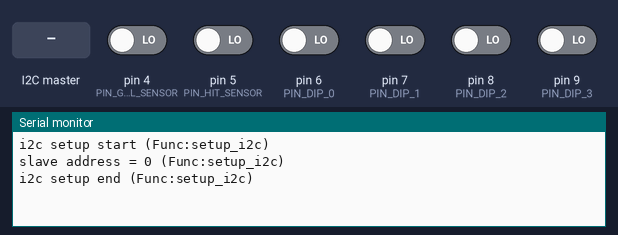
A sketch run on a simulated Arduino Uno, built with avr-gcc and run on an emulated ATmega328P. Parts: the last lines printed to the serial monitor. The inputs (shaded band) are chosen by the test bench; at power-on: pin 4 (PIN_GOAL_SENSOR), pin 5 (PIN_HIT_SENSOR), pin 6 (PIN_DIP_0), pin 7 (PIN_DIP_1), pin 8 (PIN_DIP_2), pin 9 (PIN_DIP_3) LOW.

Above: at 1.3 s.
1.4 s: the I2C master sends the byte 1
At 2.4 s:
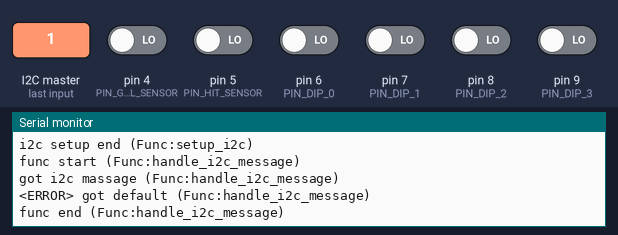
2.9 s: the I2C master sends the byte 0
At 3.03 s:
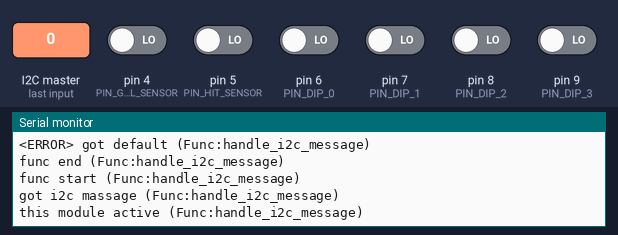

Measured:
- after the input at 1.4 s, the serial monitor: prints a new line at once (image 1)
- after the input at 2.9 s, the serial monitor: prints a new line after 0.11 s (image 2)

The sketch:

slave_template.ino
```cpp
/* slave_template.ino                      */
/* I2Cのスレーブとなるモジュールのテンプレコード */

#include "debug.h"
#include "dsub_slave_communicator.hpp"

#define PIN_GOAL_SENSOR     4   //  通過/ゴールしたことを検知するセンサのピン
#define PIN_HIT_SENSOR      5   //  当たったことを検知するセンサのピン
#define PIN_DIP_0           6   //  DIPスイッチbit0
#define PIN_DIP_1           7   //  DIPスイッチbit1
#define PIN_DIP_2           8   //  DIPスイッチbit2
#define PIN_DIP_3           9   //  DIPスイッチbit3

/* 変数宣言 */
unsigned char slv_address;      //  スレーブアドレス(0はゴールモジュール固定、それ以外は1~)
DsubSlaveCommunicator *dsubSlaveCommunicator = NULL;

void setup(void) {
  /* ここから各スレーブ共通コード */
  BeginDebugPrint();                //  デバッグ用
  /* ディップスイッチを入力として設定 */
  pinMode(PIN_DIP_0, INPUT);
  pinMode(PIN_DIP_1, INPUT);
  pinMode(PIN_DIP_2, INPUT);
  pinMode(PIN_DIP_3, INPUT);

  slv_address = ReadDipSwitch();    //  SLVアドレスを設定
  /* D-sub通信管理用インスタンスの生成 */
  dsubSlaveCommunicator = new DsubSlaveCommunicator(PIN_GOAL_SENSOR, PIN_HIT_SENSOR, slv_address);
  /* ここまで各スレーブ共通コード */

  /* ここから各モジュール独自コード */

  /* ここまで各モジュール独自コード */
}

void loop(void) {
  /* ここから各スレーブ共通コード */
  if(DsubSlaveCommunicator::is_active()){
    //D-sub関係イベント処理
    dsubSlaveCommunicator->handle_dsub_event();

    /* 各モジュール独自コードはここに書いてください */
    //hoge = fuga;

    /* 各モジュール独自コードここまで */
  }
}


/* ディップスイッチの値を10進数で読み取る */
unsigned char ReadDipSwitch(void) {
  unsigned char value = 0;

  if(digitalRead(PIN_DIP_0) == HIGH) {
    value += 1;
  }
  if(digitalRead(PIN_DIP_1) == HIGH) {
    value += 2;
  }
  if(digitalRead(PIN_DIP_2) == HIGH) {
    value += 4;
  }
  if(digitalRead(PIN_DIP_3) == HIGH) {
    value += 8;
  }

  return value;
}
```

debug.h
```cpp
/*
 * デバッグ用Serial出力
 * 参考:http://monakaice88.hatenablog.com/entry/20141227/1419634072
 */

#ifndef __DEBUG_H__
#define __DEBUG_H__

//  デバッグ出力ON/OFF用マクロ
#define DEBUG

#ifdef DEBUG
    #define BeginDebugPrint()    Serial.begin( 9600 )
    #define DebugPrint( message )\
        {\
            char __buff__[ 128 ];\
            sprintf( __buff__\
                   , "%s (Func:%s)"\
                   , message\
                   , __func__ );\
            Serial.println( __buff__ );\
            Serial.flush();\
        }
#else
    #define BeginDebugPrint()
    #define DebugPrint( message )
#endif // DEBUG
#endif // __DEBUG_H__
```

dsub_slave_communicator.cpp
```cpp
#include "dsub_slave_communicator.hpp"
#include "debug.h"
#include <Wire.h>
#include <Arduino.h>

static const int I2C_BEGIN_TRANS    = 0;     // 通信開始通知
static const int I2C_DETECT_HIT     = 1;     // コース接触通知確認通知
static const int I2C_DETECT_GOAL    = 2;     // コース通過通知確認通知
static const int I2C_CHECK_CONNECT  = 3;     // 疎通確認
static const int I2C_EMPTY          = 99;

bool DsubSlaveCommunicator::_active = false;
char DsubSlaveCommunicator::dprint_buff[128];
std::queue<int> DsubSlaveCommunicator::message_que;

/**
 * @brief コンストラクタ(ピン指定)
 * @param[in] pin_goal_detect ゴール検知ピン番号
 * @param[in] pin_hit_detect  コース接触検知ピン番号
 * @param[in] pin_goal_notify ゴール通知ピン番号
 * @param[in] pin_hit_notify  コース接触通知ピン番号
 * @param[in] adress          スレーブアドレス
 * @param[in] is_reverse_goal ゴール検知判定を反転させるか
 * @param[in] is_reverse_hit  コース接触判定を反転させるか
 * @return None
 */
DsubSlaveCommunicator::DsubSlaveCommunicator
  (int pin_goal_detect, int pin_hit_detect, unsigned char adress,
  bool is_reverse_goal, bool is_reverse_hit)
{
  //  イベント検知インスタンス生成
  goalDetecter = new PinEventDetecter(pin_goal_detect, is_reverse_goal);
  hitDetecter = new PinEventDetecter(pin_hit_detect, is_reverse_hit);
  //  ピン動作モード設定
  //  検知系は入力
  pinMode(pin_goal_detect, INPUT);
  pinMode(pin_hit_detect, INPUT);
  this->setup_i2c(adress);
  _active = false;
};

/**
 * @brief コンストラクタ(検知関数指定)
 * @param
 * @return None
 */
DsubSlaveCommunicator::DsubSlaveCommunicator
  (bool (*f_detect_goal)(void), bool (*f_detect_hit)(void), unsigned char adress)
{
  //  イベント検知インスタンス生成
  goalDetecter = new FuncEventDetecter(f_detect_goal);
  hitDetecter = new FuncEventDetecter(f_detect_hit);
  this->setup_i2c(adress);
  _active = false;
};

/**
 * @brief デストラクタ
 * @param None
 * @return None
 */
DsubSlaveCommunicator::~DsubSlaveCommunicator(void)
{
  if(goalDetecter != NULL){
    delete goalDetecter;
  }
  if(hitDetecter != NULL){
    delete hitDetecter;
  }
}

/**
 * @brief D-sub関係イベント処理関数
 * @param None
 * @return bool true:エラーなし、false:エラーあり
 *
 * @details
 * この関数はゴール・コース接触検知を行うため、定期的に呼ぶ必要がある\n
 * とりあえずはloop()内で実行しておけば大丈夫のはず\n
 * 丁寧なつくりにするならタイマを使って定期的に実行できるようにするとよい
 */
bool DsubSlaveCommunicator::handle_dsub_event(void)
{
  static unsigned long last_hit_time = millis();

  //  ゴール検知したとき
  if(goalDetecter->is_event_detected()){
    DebugPrint("goal detected");
    message_que.push(I2C_DETECT_GOAL);
    _active = false;
  }

  //  コース接触検知したとき
  if(hitDetecter->is_event_detected()){
    unsigned long now_time = millis();
    if((now_time - last_hit_time) > INTERVAL_DETECT_HIT_MS){
      DebugPrint("hit detected");
      last_hit_time = millis();
      message_que.push(I2C_DETECT_HIT);
    }else{
      DebugPrint("hit detected(ignore)")
    }
  }

  return true;
}

/**
 * @brief I2Cセットアップ関数
 * @param[in] adress  スレーブアドレス
 * @return bool true:エラーなし、false:エラーあり
 */
bool DsubSlaveCommunicator::setup_i2c(unsigned char adress){
  if(adress < 0){
    DebugPrint("invalid adress");
    return false;
  }

  DebugPrint("i2c setup start");
  sprintf(dprint_buff, "slave address = %d", adress);
  DebugPrint(dprint_buff);
  Wire.begin(adress);     //  スレーブアドレスを取得してI2C開始
  Wire.onRequest(DsubSlaveCommunicator::send_i2c_message);
  Wire.onReceive(DsubSlaveCommunicator::handle_i2c_message);
  DebugPrint("i2c setup end");

  return true;
}

/**
 * @brief I2Cメッセージ送信処理関数
 * @param[in] byte_num  受信メッセージバイト数
 * @return None
 *
 * 参考:https://github.com/Lchika/IrairaBo_slavetemplate/blob/master/slave_template.ino
 */
void DsubSlaveCommunicator::send_i2c_message(void){
  DebugPrint("func start");
  if(!message_que.empty()){
    sprintf(dprint_buff, "send i2c [%d]", message_que.front());
    DebugPrint(dprint_buff);
    Wire.write(message_que.front());
    message_que.pop();
  }else{
    DebugPrint("send i2c [EMPTY]");
    Wire.write(I2C_EMPTY);
  }
  DebugPrint("func end");
  return;
}

/**
 * @brief I2Cメッセージ処理関数
 * @param[in] byte_num  受信メッセージバイト数
 * @return None
 */
void DsubSlaveCommunicator::handle_i2c_message(int byte_num){
  DebugPrint("func start");
  while(Wire.available()){
    DebugPrint("got i2c massage");
    byte received_massage = Wire.read();
    switch(received_massage){
      //  I2C通信開始
      case I2C_BEGIN_TRANS:
        DebugPrint("this module active");
        _active = true;
        break;

      //  疎通確認
      case I2C_CHECK_CONNECT:
        DebugPrint("check i2c connect");
        message_que.push(I2C_CHECK_CONNECT);
        break;

      default:
        DebugPrint("<ERROR> got default");
        break;
    }
  }
  DebugPrint("func end");
  return;
}

/**
 * @brief 活性状態確認関数
 * @param None
 * @return bool true:マスタから通信開始通知をもらっている, false:マスタから通信開始通知をもらっていない
 */
bool DsubSlaveCommunicator::is_active(void){
  return DsubSlaveCommunicator::_active;
}
```

dsub_slave_communicator.hpp
```cpp
#ifndef DSUB_SLAVE_COMMUNICATOR_H
#define DSUB_SLAVE_COMMUNICATOR_H

#include "pin_event_detecter.hpp"
#include "func_event_detecter.hpp"
#include <ArduinoSTL.h>
#include <queue>

/**
 * @class DsubSlaveCommunicator
 * @brief D-subを介した通信を管理するクラス、slave用
 *
 * このクラスを利用するにあたって把握しておくべきこと
 * - コンストラクタの引数について
 * - is_active()の使い方
 * - handle_dsub_event()の使い方
 *
 * その他の部分はどのモジュールも共通のはずなので
 * 特に気にする必要はない(ようにこのクラスをつくります)
 */
class DsubSlaveCommunicator {
private:
  static const int INTERVAL_DETECT_HIT_MS = 1000;
  static bool _active;                      //  マスタから通信開始通知をもらっているかどうか
  EventDetecter *goalDetecter = NULL;       //  ゴール検知クラス
  EventDetecter *hitDetecter = NULL;        //  コース接触検知クラス
  static char dprint_buff[];
  static std::queue<int> message_que;              //  送信用メッセージキュー

public:
  DsubSlaveCommunicator(int pin_goal_detect, int pin_hit_detect,
                  unsigned char adress, bool is_reverse_goal = false, bool is_reverse_hit = false);
  DsubSlaveCommunicator(bool (*f_detect_goal)(void), bool (*f_detect_hit)(void), unsigned char adress);
  ~DsubSlaveCommunicator(void);
  bool setup_i2c(unsigned char adress);
  bool handle_dsub_event(void);
  static void send_i2c_message(void);
  static void handle_i2c_message(int byte_num);
  static bool is_active(void);
};

#endif
```

event_detecter.hpp
```cpp
#ifndef EVENT_DETECTER_H
#define EVENT_DETECTER_H

#include <Arduino.h>

/**
 *  @class EventDetecter
 *  @brief イベント検出インターフェース
 */
class EventDetecter {
private:

public:
  virtual ~EventDetecter(){};
  virtual bool is_event_detected() = 0;
};

#endif
```

func_event_detecter.hpp
```cpp
#ifndef FUNC_EVENT_DETECTER_H
#define FUNC_EVENT_DETECTER_H

#include "event_detecter.hpp"
#include <Arduino.h>

/**
 *  @class FuncEventDetecter
 *  @brief 関数イベント検出クラス
 */
class FuncEventDetecter : public EventDetecter {
private:
  bool (*_event_func)(void) = NULL;

public:
  FuncEventDetecter(bool (*event_func)(void)):_event_func(event_func){};
  bool is_event_detected(void){
    if(_event_func != NULL){
      return _event_func();
    }else{
      return false;
    }
  };
};

#endif
```

pin_event_detecter.hpp
```cpp
#ifndef PIN_EVENT_DETECTER_H
#define PIN_EVENT_DETECTER_H

#include "event_detecter.hpp"
#include <Arduino.h>

/**
 *  @class PinEventDetecter
 *  @brief ピンイベント検出クラス
 */
class PinEventDetecter : public EventDetecter {
private:
  int _event_pin;
  bool _is_reverse;

public:
  PinEventDetecter(int event_pin, bool is_reverse = false)
  :_event_pin(event_pin)
  ,_is_reverse(is_reverse){};
  bool is_event_detected(void){
    int detect_level = HIGH;
    if(_is_reverse){
      detect_level = LOW;
    }
    if(digitalRead(_event_pin) == detect_level){
      return true;
    }else{
      return false;
    }
  };
};

#endif
```
